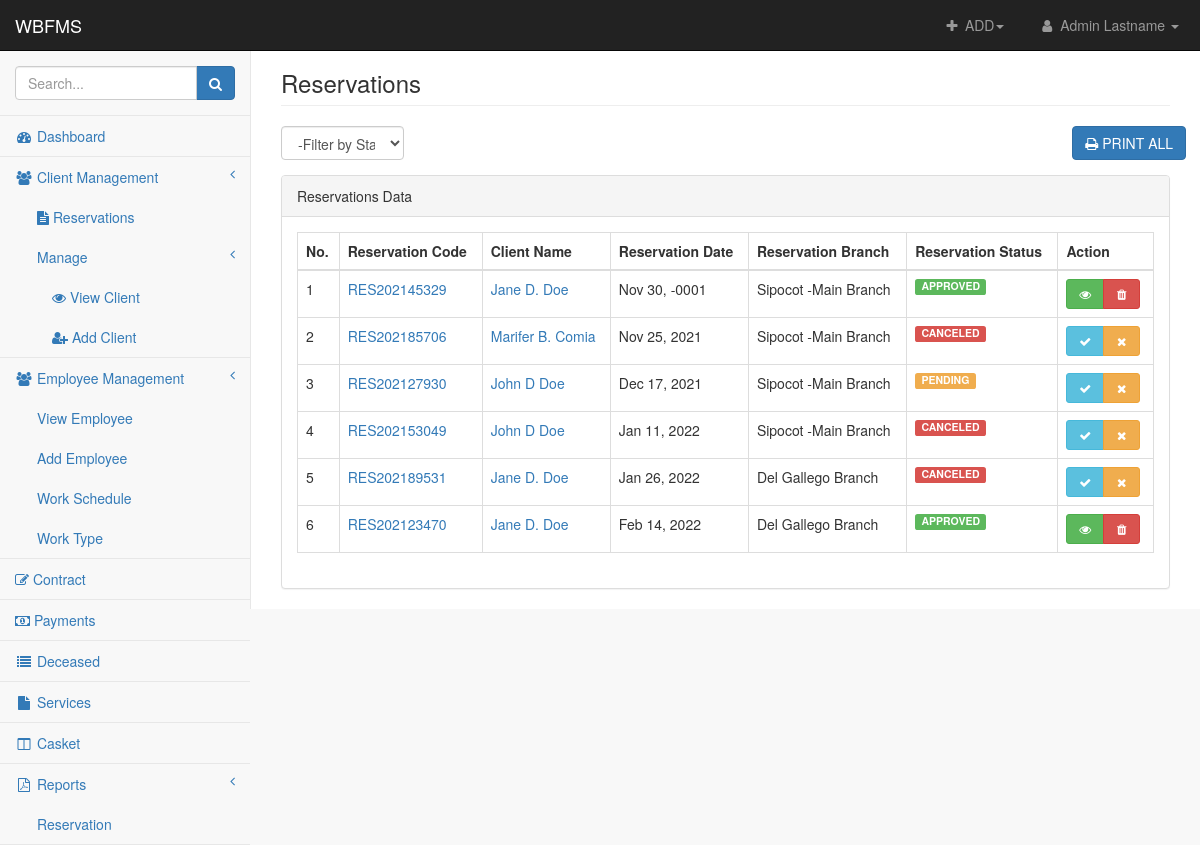
/admin/reservations.php (signed in), run on the app's committed database.
### tables this page shows
CREATE TABLE `reservation` (
  `reservation_id` int(11) NOT NULL,
  `reservation_code` text NOT NULL,
  `reservation_date` date NOT NULL,
  `relation_to_deceased` varchar(255) NOT NULL,
  `reservation_status` text NOT NULL,
  `branch_id` int(11) NOT NULL,
  `client_id` int(11) NOT NULL,
  `casket_id` int(11) NOT NULL,
  `chapel_id` int(11) NOT NULL
);

CREATE TABLE `client` (
  `client_id` int(11) NOT NULL,
  `client_firstname` text NOT NULL,
  `client_middlename` text NOT NULL,
  `client_lastname` text NOT NULL,
  `client_email` text NOT NULL,
  `client_phone` text NOT NULL,
  `client_username` text NOT NULL,
  `client_password` text NOT NULL,
  `client_application_date` datetime NOT NULL
);

CREATE TABLE `branches` (
  `branch_id` int(11) NOT NULL,
  `branch_name` text NOT NULL,
  `branch_address` text NOT NULL
);

### admin/includes/session.php (called while the page is built, shortened)
<?php
	include 'db-connection.php';
	$sql = "SELECT * FROM admin LEFT JOIN branches ON admin.branch_id = branches.branch_id WHERE admin.admin_id = '".$_SESSION['admin']."' AND branches.branch_id = '".$_SESSION['branch']."'";
	$query = $conn->query($sql);
	$user = $query->fetch_assoc();
?>

### admin/reservations.php (the view, shortened to what this page needs)
<?php include 'includes/header.php' ?>
<body>
<div id="wrapper">
    <?php include 'includes/nav.php' ?>
    <div class="navbar-default sidebar" role="navigation">
        <div class="sidebar-nav navbar-collapse">
            <ul class="nav" id="side-menu">
                <li class="sidebar-search">
                    <div class="input-group custom-search-form">
                        <input type="text" class="form-control" placeholder="Search...">
                        <span class="input-group-btn">
                            <button class="btn btn-primary" type="button">
                                <i class="fa fa-search"></i>
                            </button>
                        </span>
                    </div>
                </li>
                <li>
                    <a href="homepage.php" class=""><i class="fa fa-dashboard fa-fw"></i> Dashboard</a>
                </li>
                <li>
                    <a href="#"><i class="fa fa-users fa-fw"></i> Client Management<span class="fa arrow"></span></a>
                    <ul class="nav nav-second-level">
                        <li>
                            <a href="reservations.php"><i class="fa fa-file-text"></i> Reservations</a>
                        </li>
                        <li>
                            <a href="#">Manage<span class="fa arrow"></span></a>
                            <ul class="nav nav-third-level">
                                <li>
                                    <a href="view-client.php"><i class="fa fa-eye"></i> View Client</a>
                                </li>
                                <li>
                                    <a href="add-client.php"><i class="fa fa-user-plus"></i> Add Client</a>
                                </li>
                            </ul>
                        </li>
                    </ul>
                </li>
                <li>
                    <a href="#"><i class="fa fa-users fa-fw"></i> Employee Management<span class="fa arrow"></span></a>
                    <ul class="nav nav-second-level">
                    <li>
                            <a href="view-employee.php">View Employee</a>
                        </li>
                        <li>
                            <a href="add-employee.php">Add Employee</a>
                        </li>
                        <li>
                            <a href="work-schedule.php">Work Schedule</a>
                        </li>
                        <li>
                            <a href="work-type.php" class="">Work Type</a>
                        </li>
                    </ul>
                </li>
                <li>
                    <a href="contract.php"><i class="fa fa-edit"></i> Contract</a>
                </li>
                <li>
                    <a href="payments.php"><i class="fa fa-money"></i> Payments</a>
                </li>
                <li>
                    <a href="deceased.php" class=""><i class="fa fa-list fa-fw"></i> Deceased</a>
                </li>
                <li>
                    <a href="services.php" class=""><i class="fa fa-file fa-fw"></i> Services</a>
                </li>
                <li>
                    <a href="casket.php" class=""><i class="fa fa-columns fa-fw"></i> Casket</a>
                </li>
                <li>
                    <a href="#"><i class="fa fa-file-pdf-o fa-fw"></i> Reports<span class="fa arrow"></span></a>
                    <ul class="nav nav-second-level">
                        <li>
                            <a href="reservation-report.php">Reservation</a>
                        </li>
                    </ul>
                </li>
            </ul>
        </div>
    </div>
    <div id="page-wrapper">
        <div class="container-fluid">
            <div class="row">
                <div class="col-lg-12">
                    <h3 class="page-header">Reservations</h3>
                </div>
            </div>
            <div class="row">
                <div class="col-md-2">
                    <div class="form-group">
                        <select name="status" id="status" class="form-control">
                             <option value="" disabled selected>-Filter by Status-</option>
                        </select>
                    </div>
                </div>
                <div class="col-md-10 text-right">
                    <div class="row">
                        <div class="col-md-10"></div>
                        <div class="col-md-2">
                            <div class="input-group">
                                <a href="print-res.php" class="btn btn-primary" target="_blank" data-toggle="tooltip" data-placement="top" title="Print all data."><i class="fa fa-print"></i> PRINT ALL</a>
                            </div>
                        </div>
                    </div>
                </div>
            </div>
            <div class="row">
                <div class="col-lg-12">
                    <div class="panel panel-default">
                        <div class="panel-heading">
                            Reservations Data
                        </div>
                        <div class="panel-body">
                            <div class="table-responsive">
                                <table class="table table-bordered table-hover" id="dataTables-example">
                                    <thead>
                                        <th>No.</th>
                                        <th>Reservation Code</th>
                                        <th>Client Name</th>
                                        <th>Reservation Date</th>
                                        <th>Reservation Branch</th>
                                        <th>Reservation Status</th>
                                        <th>Action</th>
                                    </thead>
                                    <tbody>
                                        <?php
                                            $fetch_res = "SELECT * FROM reservation
                                            LEFT JOIN client ON client.client_id = reservation.client_id
                                            LEFT JOIN branches ON branches.branch_id = reservation.branch_id
                                            ORDER BY reservation.reservation_date, reservation.reservation_status = 'PENDING' ";
                                            $query_res = $conn->query($fetch_res);
                                            $no = 1;
                                            while($row_res = $query_res->fetch_assoc())
                                            {
                                                if($row_res['reservation_status'] === 'APPROVED'){
                                                    $status = '<span class="label label-success pull-left">APPROVED</span>';
                                                } elseif( $row_res['reservation_status'] === 'CANCELED'){
                                                    $status = '<span class="label label-danger pull-left">CANCELED</span>';
                                                } else{
                                                    $status = '<span class="label label-warning pull-left">PENDING</span>';
                                                }
                                                ?>
                                                <tr>
                                                    <td><?php echo $no;?></td>
                                                    <td><a href="view-reservation.php?reservation=<?php echo $row_res['reservation_code'];?> "><?php echo $row_res['reservation_code'] ?> </a></td>
                                                    <td><a class="text-capitalize" href="view-client.php?client=<?php echo $row_res['client_id'];?>"><?php echo $row_res['client_firstname']. ' ' . $row_res['client_middlename']. ' ' . $row_res['client_lastname'];?></td>
                                                    <td><?php echo date('M d, Y', strtotime($row_res['reservation_date']));?></td>
                                                    <td><?php echo $row_res['branch_name'];?></td>
                                                    <td><?php echo $status;?></td>
                                                    <td>
														<div class="btn-group btn-group-sm">
                                                            <?php
                                                                if($row_res['reservation_status'] == 'APPROVED')
                                                                {
                                                                    echo '<a href="view-reservation.php?reservation='.$row_res['reservation_code'].'" class="btn btn-sm  btn-success" data-toggle="tooltip" data-placement="top" title="VIEW DETAILS"><i class="fa fa-eye fa-fw"></i></a>
                                                                    <a href="delete-reservation.php" class="btn btn-sm btn-danger"><i class="fa fa-trash fa-fw"></i></a>';
                                                                }
                                                                else
                                                                {
                                                                    echo '<a href="approve-reservation.php?resno='. $row_res['reservation_code']. '" class="btn btn-sm  btn-info" data-toggle="tooltip" data-placement="top" title="APPROVE RESERVATION"><i class="fa fa-check fa-fw"></i></a>
                                                                    <a href="cancel-reservation.php" class="btn btn-sm btn-warning" data-toggle="tooltip" data-placement="top" title="CANCEL RESERVATION"><i class="fa fa-times fa-fw"></i></a>';
                                                                }
                                                            ?>
														</div>
													</td>
                                                </tr>
                                        <?php $no++; } ?>
                                    </tbody>
                                </table>
                            </div>
                        </div>
                    </div>
                </div>
            </div>
        </div>
    </div>
</div>
</body>
</html>

### admin/includes/nav.php (shortened to what this page needs)
<?php include 'includes/session.php'?>
    <nav class="navbar navbar-inverse navbar-fixed-top" role="navigation">
        <div class="navbar-header">
            <a class="navbar-brand" href="homepage.php">WBFMS</a>
        </div>
        <ul class="nav navbar-right navbar-top-links">
            <li class="dropdown navbar-inverse">
                <a class="dropdown-toggle" data-toggle="dropdown" href="#">
                    <i class="fa fa-plus fa-fw"></i> ADD<b class="caret"></b>
                </a>
            </li>
            <li class="dropdown">
                <a class="dropdown-toggle" data-toggle="dropdown" href="#">
                    <i class="fa fa-user fa-fw"></i> <?php echo $user['admin_firstname'] . ' ' . $user['admin_lastname']; ?> <b class="caret"></b>
                </a>
            </li>
        </ul>
    </nav>

### admin/css/startmin.css (style rules this page uses)
body { background-color: #f8f8f8; }
#wrapper { width: 100%; }
#page-wrapper { padding-top: 30px; min-height: 568px; background-color: #fff; }
@media (min-width:768px) { #page-wrapper { position: inherit; margin-left: 250px; padding: 30px 15px 0 15px; border-left: 1px solid #e7e7e7; } }
.navbar-header { float: left; }
.navbar-right { text-align: right; }
.navbar-top-links { margin: 0; }
.navbar-top-links li { display: inline-block; }
.navbar-top-links li:last-child { margin-right: 6px; }
.navbar-top-links li a { padding: 15px; min-height: 50px; }
.navbar-top-links>li>a { color: #999; }
.sidebar .sidebar-nav.navbar-collapse { padding-right: 0; padding-left: 0; }
.sidebar .sidebar-search { padding: 15px; }
.sidebar ul li { border-bottom: 1px solid #e7e7e7; }
.sidebar .arrow { float: right; }
.sidebar .fa.arrow:before { content: "\f104"; }
.sidebar .nav-second-level li, .sidebar .nav-third-level li { border-bottom: 0!important; }
.sidebar .nav-second-level li a { padding-left: 37px; }
.sidebar .nav-third-level li a { padding-left: 52px; }
@media (min-width:768px) { .sidebar { z-index: 1; position: absolute; width: 250px; margin-top: 51px; } }

### data on the page
reservation: reservation_code "RES202145329", client.client_firstname "Jane", client.client_middlename "D.", client.client_lastname "Doe", reservation_date "Nov 30, -0001", branch.branch_name "Sipocot -Main Branch", reservation_status "APPROVED"
reservation: reservation_code "RES202185706", client.client_firstname "Marifer", client.client_middlename "B.", client.client_lastname "Comia", reservation_date "Nov 25, 2021", branch.branch_name "Sipocot -Main Branch", reservation_status "CANCELED"
reservation: reservation_code "RES202127930", client.client_firstname "John", client.client_middlename "D", client.client_lastname "Doe", reservation_date "Dec 17, 2021", branch.branch_name "Sipocot -Main Branch", reservation_status "PENDING"
reservation: reservation_code "RES202153049", client.client_firstname "John", client.client_middlename "D", client.client_lastname "Doe", reservation_date "Jan 11, 2022", branch.branch_name "Sipocot -Main Branch", reservation_status "CANCELED"
reservation: reservation_code "RES202189531", client.client_firstname "Jane", client.client_middlename "D.", client.client_lastname "Doe", reservation_date "Jan 26, 2022", branch.branch_name "Del Gallego Branch", reservation_status "CANCELED"
reservation: reservation_code "RES202123470", client.client_firstname "Jane", client.client_middlename "D.", client.client_lastname "Doe", reservation_date "Feb 14, 2022", branch.branch_name "Del Gallego Branch", reservation_status "APPROVED"

### other printed values
$user['admin_firstname'] "Admin"
$user['admin_lastname'] "Lastname"
